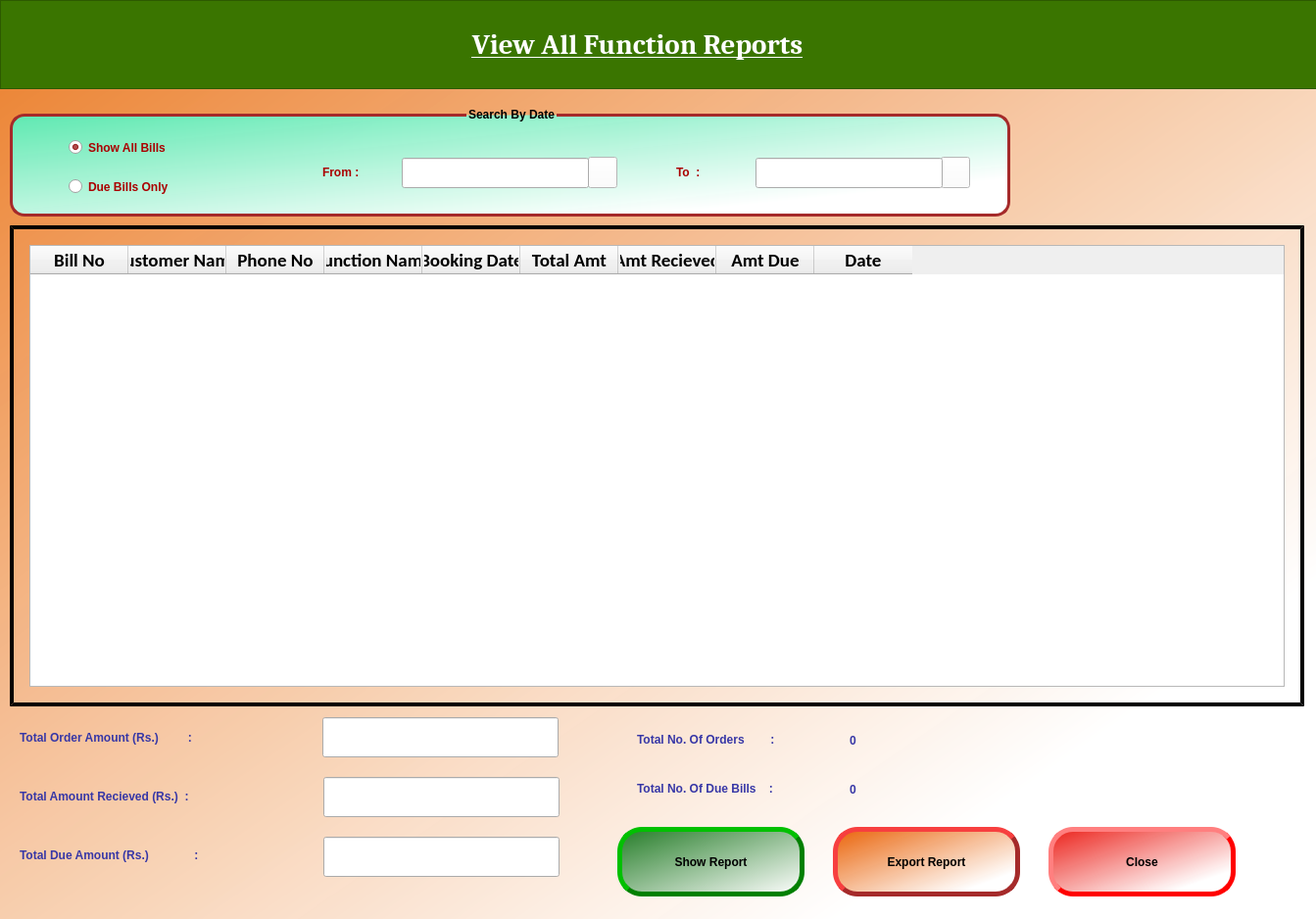
<?xml version="1.0" encoding="UTF-8"?>
<ui version="4.0">
 <class>function_report</class>
 <widget class="QDialog" name="function_report">
  <property name="geometry">
   <rect>
    <x>0</x>
    <y>0</y>
    <width>1343</width>
    <height>938</height>
   </rect>
  </property>
  <property name="windowTitle">
   <string>Dialog</string>
  </property>
  <property name="styleSheet">
   <string notr="true">#function_report{

background-color: qlineargradient(spread:pad, x1:0, y1:0, x2:1, y2:1, stop:0 rgba(235, 127, 44, 249), stop:0.81592 rgba(255, 255, 255, 255));}</string>
  </property>
  <widget class="QFrame" name="frame">
   <property name="geometry">
    <rect>
     <x>0</x>
     <y>0</y>
     <width>1351</width>
     <height>91</height>
    </rect>
   </property>
   <property name="styleSheet">
    <string notr="true">background-color: rgb(58, 117, 0);</string>
   </property>
   <property name="frameShape">
    <enum>QFrame::StyledPanel</enum>
   </property>
   <property name="frameShadow">
    <enum>QFrame::Raised</enum>
   </property>
   <widget class="QLabel" name="title_label">
    <property name="geometry">
     <rect>
      <x>350</x>
      <y>20</y>
      <width>601</width>
      <height>51</height>
     </rect>
    </property>
    <property name="font">
     <font>
      <family>Cambria</family>
      <pointsize>22</pointsize>
      <weight>75</weight>
      <italic>false</italic>
      <bold>true</bold>
      <underline>true</underline>
     </font>
    </property>
    <property name="styleSheet">
     <string notr="true">font: 75 22pt &quot;Cambria&quot;;
font:bold;
color: white;
</string>
    </property>
    <property name="text">
     <string>View All Function Reports</string>
    </property>
    <property name="alignment">
     <set>Qt::AlignCenter</set>
    </property>
   </widget>
  </widget>
  <widget class="QGroupBox" name="groupBox">
   <property name="geometry">
    <rect>
     <x>10</x>
     <y>110</y>
     <width>1021</width>
     <height>111</height>
    </rect>
   </property>
   <property name="styleSheet">
    <string notr="true">QGroupBox {
  
    border: 3px solid brown;
    border-radius: 15px;
    margin-top: 6px;
	color:black;
	font: 75 13pt &quot;Calibri&quot;;
 	font: bold;
	
	
	background-color: qlineargradient(spread:pad, x1:0, y1:0, x2:1, y2:1, stop:0 rgba(91, 235, 180, 249), stop:0.81592 rgba(255, 255, 255, 255));
}

QGroupBox::title {
    subcontrol-origin: margin;
    subcontrol-position :top center;
    padding: 0px 0px 0px 0px;
}
</string>
   </property>
   <property name="title">
    <string>Search By Date</string>
   </property>
   <widget class="QRadioButton" name="show_all_radio">
    <property name="geometry">
     <rect>
      <x>60</x>
      <y>30</y>
      <width>161</width>
      <height>21</height>
     </rect>
    </property>
    <property name="styleSheet">
     <string notr="true">font: 75 12pt &quot;Cambria&quot;;
font:bold;
color: rgb(170, 0, 0);
</string>
    </property>
    <property name="text">
     <string>Show All Bills</string>
    </property>
    <property name="checked">
     <bool>true</bool>
    </property>
   </widget>
   <widget class="QRadioButton" name="due_bill_radio">
    <property name="geometry">
     <rect>
      <x>60</x>
      <y>70</y>
      <width>161</width>
      <height>21</height>
     </rect>
    </property>
    <property name="styleSheet">
     <string notr="true">font: 75 12pt &quot;Cambria&quot;;
font:bold;
color: rgb(170, 0, 0);
</string>
    </property>
    <property name="text">
     <string>Due Bills Only</string>
    </property>
   </widget>
   <widget class="QToolButton" name="from_cal_tool_btn">
    <property name="geometry">
     <rect>
      <x>590</x>
      <y>50</y>
      <width>30</width>
      <height>32</height>
     </rect>
    </property>
    <property name="styleSheet">
     <string notr="true">background-color: rgb(255, 255, 255);</string>
    </property>
    <property name="text">
     <string/>
    </property>
    <property name="icon">
     <iconset>
      <normaloff>images/calendar-512.png</normaloff>images/calendar-512.png</iconset>
    </property>
    <property name="iconSize">
     <size>
      <width>30</width>
      <height>30</height>
     </size>
    </property>
   </widget>
   <widget class="QToolButton" name="to_cal_tool_btn">
    <property name="geometry">
     <rect>
      <x>950</x>
      <y>50</y>
      <width>30</width>
      <height>32</height>
     </rect>
    </property>
    <property name="styleSheet">
     <string notr="true">background-color: rgb(255, 255, 255);</string>
    </property>
    <property name="text">
     <string/>
    </property>
    <property name="icon">
     <iconset>
      <normaloff>images/calendar-512.png</normaloff>images/calendar-512.png</iconset>
    </property>
    <property name="iconSize">
     <size>
      <width>30</width>
      <height>30</height>
     </size>
    </property>
   </widget>
  </widget>
  <widget class="QLabel" name="from_label">
   <property name="geometry">
    <rect>
     <x>329</x>
     <y>160</y>
     <width>81</width>
     <height>31</height>
    </rect>
   </property>
   <property name="styleSheet">
    <string notr="true">font: 75 12pt &quot;Cambria&quot;;
font:bold;
color: rgb(170, 0, 0);
</string>
   </property>
   <property name="text">
    <string>From :</string>
   </property>
  </widget>
  <widget class="QLineEdit" name="to_date">
   <property name="geometry">
    <rect>
     <x>771</x>
     <y>161</y>
     <width>191</width>
     <height>31</height>
    </rect>
   </property>
   <property name="font">
    <font>
     <family>Calibri</family>
     <pointsize>12</pointsize>
     <weight>75</weight>
     <bold>true</bold>
    </font>
   </property>
  </widget>
  <widget class="QLineEdit" name="from_date">
   <property name="geometry">
    <rect>
     <x>410</x>
     <y>161</y>
     <width>191</width>
     <height>31</height>
    </rect>
   </property>
   <property name="font">
    <font>
     <family>Calibri</family>
     <pointsize>12</pointsize>
     <weight>75</weight>
     <bold>true</bold>
    </font>
   </property>
  </widget>
  <widget class="QLabel" name="to_label">
   <property name="geometry">
    <rect>
     <x>690</x>
     <y>160</y>
     <width>81</width>
     <height>31</height>
    </rect>
   </property>
   <property name="styleSheet">
    <string notr="true">font: 75 12pt &quot;Cambria&quot;;
font:bold;
color: rgb(170, 0, 0);
</string>
   </property>
   <property name="text">
    <string>To  :</string>
   </property>
  </widget>
  <widget class="QFrame" name="function_frame">
   <property name="geometry">
    <rect>
     <x>10</x>
     <y>230</y>
     <width>1321</width>
     <height>491</height>
    </rect>
   </property>
   <property name="styleSheet">
    <string notr="true">#function_frame{border-width:1.5px;
border-style:outset;
border-color:black;
border-width:4px;}
</string>
   </property>
   <property name="frameShape">
    <enum>QFrame::StyledPanel</enum>
   </property>
   <property name="frameShadow">
    <enum>QFrame::Raised</enum>
   </property>
   <widget class="QTableWidget" name="function_table">
    <property name="geometry">
     <rect>
      <x>20</x>
      <y>20</y>
      <width>1281</width>
      <height>451</height>
     </rect>
    </property>
    <property name="styleSheet">
     <string notr="true">#finish_table{
	background-color: qlineargradient(spread:pad, x1:0, y1:0, x2:1, y2:1, stop:0 rgba(255, 255, 255, 255));}</string>
    </property>
    <column>
     <property name="text">
      <string>Bill No</string>
     </property>
     <property name="font">
      <font>
       <family>Calibri</family>
       <pointsize>14</pointsize>
       <weight>75</weight>
       <bold>true</bold>
      </font>
     </property>
    </column>
    <column>
     <property name="text">
      <string>Customer Name</string>
     </property>
     <property name="font">
      <font>
       <family>Calibri</family>
       <pointsize>14</pointsize>
       <weight>75</weight>
       <bold>true</bold>
      </font>
     </property>
    </column>
    <column>
     <property name="text">
      <string>Phone No</string>
     </property>
     <property name="font">
      <font>
       <family>Calibri</family>
       <pointsize>14</pointsize>
       <weight>75</weight>
       <bold>true</bold>
      </font>
     </property>
    </column>
    <column>
     <property name="text">
      <string>Function Name</string>
     </property>
     <property name="font">
      <font>
       <family>Calibri</family>
       <pointsize>14</pointsize>
       <weight>75</weight>
       <bold>true</bold>
      </font>
     </property>
    </column>
    <column>
     <property name="text">
      <string>Booking Date</string>
     </property>
     <property name="font">
      <font>
       <family>Calibri</family>
       <pointsize>14</pointsize>
       <weight>75</weight>
       <bold>true</bold>
      </font>
     </property>
    </column>
    <column>
     <property name="text">
      <string>Total Amt</string>
     </property>
     <property name="font">
      <font>
       <family>Calibri</family>
       <pointsize>14</pointsize>
       <weight>75</weight>
       <bold>true</bold>
      </font>
     </property>
    </column>
    <column>
     <property name="text">
      <string>Amt Recieved</string>
     </property>
     <property name="font">
      <font>
       <family>Calibri</family>
       <pointsize>14</pointsize>
       <weight>75</weight>
       <bold>true</bold>
      </font>
     </property>
    </column>
    <column>
     <property name="text">
      <string>Amt Due</string>
     </property>
     <property name="font">
      <font>
       <family>Calibri</family>
       <pointsize>14</pointsize>
       <weight>75</weight>
       <bold>true</bold>
      </font>
     </property>
    </column>
    <column>
     <property name="text">
      <string>Date</string>
     </property>
     <property name="font">
      <font>
       <family>Calibri</family>
       <pointsize>14</pointsize>
       <weight>75</weight>
       <bold>true</bold>
      </font>
     </property>
    </column>
   </widget>
  </widget>
  <widget class="QLabel" name="recieved_label">
   <property name="geometry">
    <rect>
     <x>20</x>
     <y>792</y>
     <width>281</width>
     <height>41</height>
    </rect>
   </property>
   <property name="styleSheet">
    <string notr="true">font: 75 12pt &quot;Cambria&quot;;
font:bold;
color: rgb(55, 55, 166);
</string>
   </property>
   <property name="text">
    <string>Total Amount Recieved (Rs.)  :</string>
   </property>
  </widget>
  <widget class="QLineEdit" name="total_le">
   <property name="enabled">
    <bool>true</bool>
   </property>
   <property name="geometry">
    <rect>
     <x>329</x>
     <y>732</y>
     <width>241</width>
     <height>41</height>
    </rect>
   </property>
   <property name="font">
    <font>
     <family>Calibri</family>
     <pointsize>16</pointsize>
     <weight>75</weight>
     <bold>true</bold>
    </font>
   </property>
   <property name="styleSheet">
    <string notr="true">color:brown;</string>
   </property>
  </widget>
  <widget class="QLabel" name="total_label">
   <property name="geometry">
    <rect>
     <x>20</x>
     <y>732</y>
     <width>281</width>
     <height>41</height>
    </rect>
   </property>
   <property name="styleSheet">
    <string notr="true">font: 75 12pt &quot;Cambria&quot;;
font:bold;
color: rgb(55, 55, 166);
</string>
   </property>
   <property name="text">
    <string>Total Order Amount (Rs.)         :</string>
   </property>
  </widget>
  <widget class="QLabel" name="due_label">
   <property name="geometry">
    <rect>
     <x>20</x>
     <y>852</y>
     <width>281</width>
     <height>41</height>
    </rect>
   </property>
   <property name="styleSheet">
    <string notr="true">font: 75 12pt &quot;Cambria&quot;;
font:bold;
color: rgb(55, 55, 166);</string>
   </property>
   <property name="text">
    <string>Total Due Amount (Rs.)              :</string>
   </property>
  </widget>
  <widget class="QLineEdit" name="recieved_le">
   <property name="enabled">
    <bool>true</bool>
   </property>
   <property name="geometry">
    <rect>
     <x>330</x>
     <y>793</y>
     <width>241</width>
     <height>41</height>
    </rect>
   </property>
   <property name="palette">
    <palette>
     <active>
      <colorrole role="WindowText">
       <brush brushstyle="SolidPattern">
        <color alpha="255">
         <red>0</red>
         <green>128</green>
         <blue>0</blue>
        </color>
       </brush>
      </colorrole>
      <colorrole role="Text">
       <brush brushstyle="SolidPattern">
        <color alpha="255">
         <red>0</red>
         <green>128</green>
         <blue>0</blue>
        </color>
       </brush>
      </colorrole>
      <colorrole role="ButtonText">
       <brush brushstyle="SolidPattern">
        <color alpha="255">
         <red>0</red>
         <green>128</green>
         <blue>0</blue>
        </color>
       </brush>
      </colorrole>
      <colorrole role="PlaceholderText">
       <brush brushstyle="SolidPattern">
        <color alpha="128">
         <red>0</red>
         <green>216</green>
         <blue>0</blue>
        </color>
       </brush>
      </colorrole>
     </active>
     <inactive>
      <colorrole role="WindowText">
       <brush brushstyle="SolidPattern">
        <color alpha="255">
         <red>0</red>
         <green>128</green>
         <blue>0</blue>
        </color>
       </brush>
      </colorrole>
      <colorrole role="Text">
       <brush brushstyle="SolidPattern">
        <color alpha="255">
         <red>0</red>
         <green>128</green>
         <blue>0</blue>
        </color>
       </brush>
      </colorrole>
      <colorrole role="ButtonText">
       <brush brushstyle="SolidPattern">
        <color alpha="255">
         <red>0</red>
         <green>128</green>
         <blue>0</blue>
        </color>
       </brush>
      </colorrole>
      <colorrole role="PlaceholderText">
       <brush brushstyle="SolidPattern">
        <color alpha="128">
         <red>0</red>
         <green>216</green>
         <blue>0</blue>
        </color>
       </brush>
      </colorrole>
     </inactive>
     <disabled>
      <colorrole role="WindowText">
       <brush brushstyle="SolidPattern">
        <color alpha="255">
         <red>0</red>
         <green>128</green>
         <blue>0</blue>
        </color>
       </brush>
      </colorrole>
      <colorrole role="Text">
       <brush brushstyle="SolidPattern">
        <color alpha="255">
         <red>0</red>
         <green>128</green>
         <blue>0</blue>
        </color>
       </brush>
      </colorrole>
      <colorrole role="ButtonText">
       <brush brushstyle="SolidPattern">
        <color alpha="255">
         <red>0</red>
         <green>128</green>
         <blue>0</blue>
        </color>
       </brush>
      </colorrole>
      <colorrole role="PlaceholderText">
       <brush brushstyle="SolidPattern">
        <color alpha="128">
         <red>0</red>
         <green>0</green>
         <blue>0</blue>
        </color>
       </brush>
      </colorrole>
     </disabled>
    </palette>
   </property>
   <property name="font">
    <font>
     <family>Calibri</family>
     <pointsize>16</pointsize>
     <weight>75</weight>
     <bold>true</bold>
    </font>
   </property>
   <property name="styleSheet">
    <string notr="true">color:green;</string>
   </property>
  </widget>
  <widget class="QLineEdit" name="due_le">
   <property name="enabled">
    <bool>true</bool>
   </property>
   <property name="geometry">
    <rect>
     <x>330</x>
     <y>854</y>
     <width>241</width>
     <height>41</height>
    </rect>
   </property>
   <property name="font">
    <font>
     <family>Calibri</family>
     <pointsize>16</pointsize>
     <weight>75</weight>
     <bold>true</bold>
    </font>
   </property>
   <property name="styleSheet">
    <string notr="true">color:red;</string>
   </property>
  </widget>
  <widget class="QLabel" name="total_orders_label">
   <property name="geometry">
    <rect>
     <x>650</x>
     <y>734</y>
     <width>221</width>
     <height>41</height>
    </rect>
   </property>
   <property name="styleSheet">
    <string notr="true">font: 75 12pt &quot;Cambria&quot;;
font:bold;
color: rgb(55, 55, 166);
</string>
   </property>
   <property name="text">
    <string>Total No. Of Orders        :</string>
   </property>
  </widget>
  <widget class="QLabel" name="total_order_label_value">
   <property name="geometry">
    <rect>
     <x>867</x>
     <y>735</y>
     <width>41</width>
     <height>41</height>
    </rect>
   </property>
   <property name="styleSheet">
    <string notr="true">font: 75 16pt &quot;Cambria&quot;;
font:bold;
color: rgb(55, 55, 166);
</string>
   </property>
   <property name="text">
    <string>0</string>
   </property>
  </widget>
  <widget class="QLabel" name="total_due_label">
   <property name="geometry">
    <rect>
     <x>650</x>
     <y>784</y>
     <width>221</width>
     <height>41</height>
    </rect>
   </property>
   <property name="styleSheet">
    <string notr="true">font: 75 12pt &quot;Cambria&quot;;
font:bold;
color: rgb(55, 55, 166);
</string>
   </property>
   <property name="text">
    <string>Total No. Of Due Bills    :</string>
   </property>
  </widget>
  <widget class="QLabel" name="total_due_label_value">
   <property name="geometry">
    <rect>
     <x>867</x>
     <y>785</y>
     <width>51</width>
     <height>41</height>
    </rect>
   </property>
   <property name="styleSheet">
    <string notr="true">font: 75 16pt &quot;Cambria&quot;;
font:bold;
color: rgb(55, 55, 166);
</string>
   </property>
   <property name="text">
    <string>0</string>
   </property>
  </widget>
  <widget class="QPushButton" name="show_btn">
   <property name="geometry">
    <rect>
     <x>630</x>
     <y>844</y>
     <width>191</width>
     <height>71</height>
    </rect>
   </property>
   <property name="styleSheet">
    <string notr="true">#show_btn{background-color: qlineargradient(spread:pad, x1:0, y1:0, x2:1, y2:1, stop:0 rgba(37, 125, 40, 255), stop:1 rgba(255, 255, 255, 255));
font: 75 14pt &quot;Calibri&quot;;
border-radius:25px;
border-style:outset;
border-width:5px;
border-color:green;
font:bold;}
#show_btn:pressed{border-style:solid;
border-width:9px;}
</string>
   </property>
   <property name="text">
    <string>Show Report</string>
   </property>
   <property name="flat">
    <bool>false</bool>
   </property>
  </widget>
  <widget class="QPushButton" name="export_btn">
   <property name="geometry">
    <rect>
     <x>850</x>
     <y>844</y>
     <width>191</width>
     <height>71</height>
    </rect>
   </property>
   <property name="styleSheet">
    <string notr="true">#export_btn{background-color: qlineargradient(spread:pad, x1:0.0348259, y1:0.085, x2:1, y2:1, stop:0 rgba(235, 107, 21, 249), stop:0.81592 rgba(255, 255, 255, 255));
font: 75 14pt &quot;Calibri&quot;;
border-radius:25px;
border-style:outset;
border-width:5px;
border-color:brown;
font:bold;}
#export_btn:pressed{border-style:solid;
border-width:9px;}</string>
   </property>
   <property name="text">
    <string>Export Report</string>
   </property>
  </widget>
  <widget class="QPushButton" name="close_btn">
   <property name="geometry">
    <rect>
     <x>1070</x>
     <y>844</y>
     <width>191</width>
     <height>71</height>
    </rect>
   </property>
   <property name="styleSheet">
    <string notr="true">#close_btn{background-color: qlineargradient(spread:pad, x1:0, y1:0, x2:1, y2:1, stop:0 rgba(235, 28, 21, 249), stop:0.81592 rgba(255, 255, 255, 255));
font: 75 14pt &quot;Calibri&quot;;
border-radius:25px;
border-style:outset;
border-width:5px;
border-color:red;
font:bold;}
#close_btn:pressed{border-style:outset;
border-width:9px;}</string>
   </property>
   <property name="text">
    <string>Close</string>
   </property>
  </widget>
 </widget>
 <resources/>
 <connections/>
</ui>
